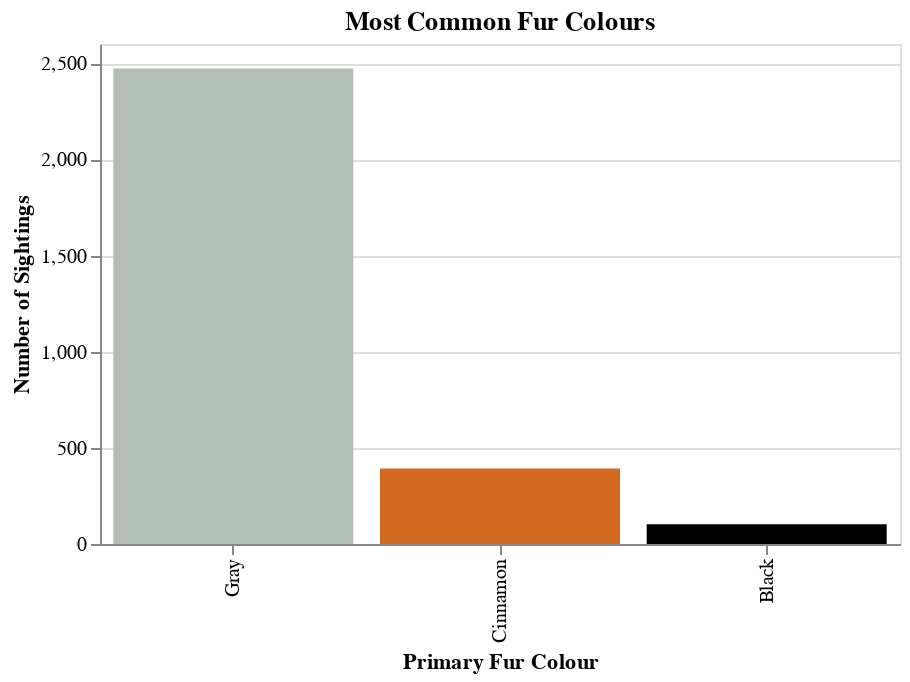

Source (notebook cell):
### Markdown cell above
## EDA

### Code cell
colours = ['#B2BEB5', '#D2691E', '#000000']
order = ['Gray', 'Cinnamon', 'Black']

colour_sightings = alt.Chart(
    squirrels.dropna(subset = ['primary_fur_color']),
    title = alt.Title(text = 'Most Common Fur Colours')
    ).mark_bar().encode(
        x = alt.X('primary_fur_color:N').sort('-y').title('Primary Fur Colour'),
        y = alt.Y('count():Q').title('Number of Sightings'),
        color = alt.Color('primary_fur_color:N').scale(domain = order, range = colours).legend(None)
    ).properties(width = 400, height = 250)

colour_sightings

### Figure 1 — Vega specification as saved in the notebook (floating-point values rounded to 4 significant figures)
{"$schema": "https://vega.github.io/schema/vega/v5.json", "data": [{"name": "source_0"}, {"name": "data_0", "values": [{"__count": 2473, "primary_fur_color": "Gray"}, {"__count": 392, "primary_fur_color": "Cinnamon"}, {"__count": 103, "primary_fur_color": "Black"}]}, {"name": "source_0_x_domain_primary_fur_color", "values": [{"primary_fur_color": "Gray", "sort_field": 2473}, {"primary_fur_color": "Cinnamon", "sort_field": 392}, {"primary_fur_color": "Black", "sort_field": 103}]}, {"name": "data_0_y_domain___count", "values": [{"min": 103, "max": 2473}]}], "marks": [{"type": "rect", "name": "marks", "from": {"data": "data_0"}, "encode": {"update": {"y": {"field": "__count", "scale": "y"}, "fill": {"field": "primary_fur_color", "scale": "color"}, "x": {"field": "primary_fur_color", "scale": "x"}, "width": {"signal": "max(0.25, bandwidth('x'))"}, "y2": {"value": 0, "scale": "y"}}}, "style": ["bar"]}], "scales": [{"name": "x", "type": "band", "domain": {"data": "source_0_x_domain_primary_fur_color", "field": "primary_fur_color", "sort": {"op": "max", "field": "sort_field", "order": "descending"}}, "range": [0, {"signal": "width"}], "paddingInner": 0.1, "paddingOuter": 0.05}, {"name": "y", "type": "linear", "domain": [{"signal": "(data(\"data_0_y_domain___count\")[0] || {}).min"}, {"signal": "(data(\"data_0_y_domain___count\")[0] || {}).max"}], "range": [{"signal": "height"}, 0], "zero": true, "nice": true}, {"name": "color", "type": "ordinal", "domain": ["Gray", "Cinnamon", "Black"], "range": ["#B2BEB5", "#D2691E", "#000000"]}], "axes": [{"scale": "y", "grid": true, "minExtent": 0, "aria": false, "orient": "left", "tickCount": {"signal": "ceil(height/40)"}, "ticks": false, "maxExtent": 0, "zindex": 0, "labels": false, "domain": false, "gridScale": "x"}, {"scale": "x", "labelAngle": 270, "title": "Primary Fur Colour", "zindex": 0, "orient": "bottom", "labelAlign": "right", "grid": false, "labelBaseline": "middle"}, {"scale": "y", "zindex": 0, "title": "Number of Sightings", "labelOverlap": true, "grid": false, "tickCount": {"signal": "ceil(height/40)"}, "orient": "left"}], "title": {"text": "Most Common Fur Colours", "frame": "group"}, "padding": 5, "height": 250, "width": 400, "background": "white", "style": "cell"}
